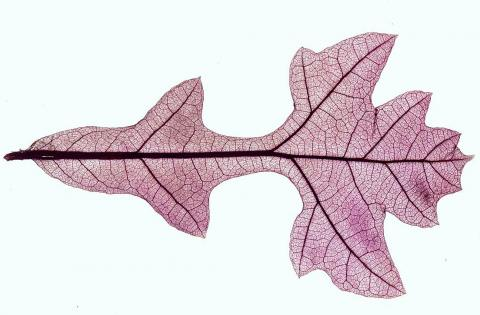
#> input picture leaf-images/Quercus stellata/Quercus stellata (11).jpg, 480 x 315 px
$ python corner_detection.py   (older library calls are emulated)
#> lines starting #> are read from the running program, lines starting #| are printed output that depends on the picture; after the words box and inside, x2 and y2 are one past the last pixel; in counts of white or black regions, pixels touching at a corner belong together
#!/usr/bin/python
# pylint: disable=no-member
# pylint: disable=unused-variable
# pylint: disable=old-style-class
from matplotlib import pyplot as plt

from skimage.feature import canny, corner_fast
from skimage.io import imread
from skimage.morphology import binary_dilation, binary_erosion, skeletonize, remove_small_objects, binary_closing
import numpy as np
from skimage.filters import threshold_otsu

image = imread('leaf-images/Quercus stellata/Quercus stellata (11).jpg', as_grey=True)
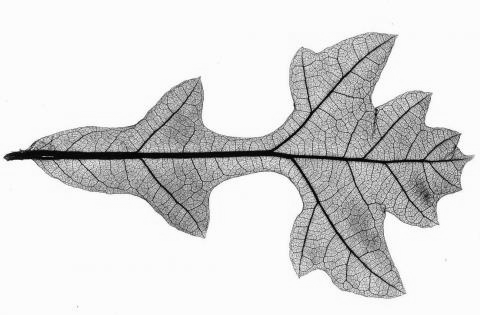
#> image: shape (315, 480) float64; min 0.00808, max 1, mean 0.855
edges = canny(image, 2)
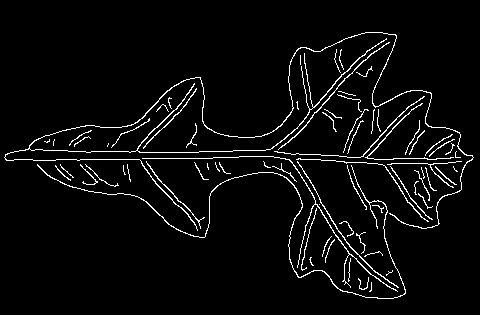
#> edges: shape (315, 480) bool; 4.2% white in thin lines or dots, all inside (x1, y1, x2, y2) = (4, 32, 474, 299)
thresh = threshold_otsu(image)
#> thresh = 0.762
#> (the run stopped early here; a loop or call above may not have finished)

$ run again, with leaf-images/Quercus stellata/Quercus stellata (13).jpg copied over leaf-images/Quercus stellata/Quercus stellata (11).jpg
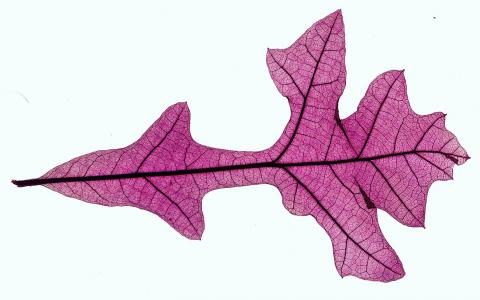
#> input picture leaf-images/Quercus stellata/Quercus stellata (13).jpg, 480 x 300 px
#> `image = imread('leaf-images/Quercus stellata/Quercus stellata (11).jpg..`:
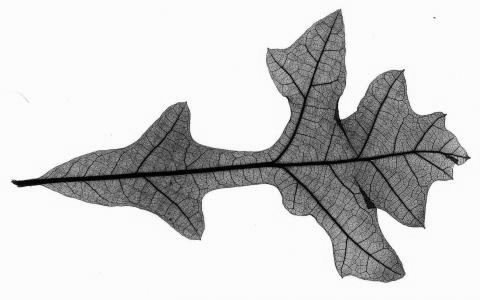
#> image: shape (300, 480) float64; min 0.00113, max 1, mean 0.813
#> `edges = canny(image, 2)`:
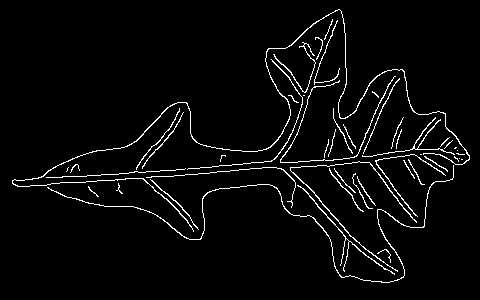
#> edges: shape (300, 480) bool; 3.6% white in thin lines or dots, all inside (x1, y1, x2, y2) = (12, 9, 470, 283)
#> thresh = 0.694
